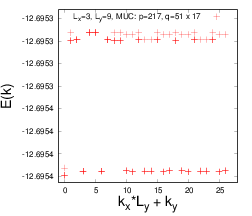

The gnuplot source for this figure:
set xrange [-1:28]
set yrange [-12.6954253153975:-12.6952721878526]
set xlabel "k_x*L_y + k_y" font "Helvetica,28"
set ylabel "E(k)" font "Helvetica,28"
#set size 1.0, 0.6
set terminal postscript eps size 3.5,3 enhanced colour "Helvetica" 16
set output "fermions_hofstadter_X_51_Y_17_q_217_n_9_x_3_y_9_u_10_gx_0_gy_0_ext.eps"
plot "fermions_hofstadter_X_51_Y_17_q_217_n_9_x_3_y_9_u_10_gx_0_gy_0_ext.dat" using ($1*9+$2):3 title "L_x=3, L_y=9, MUC: p=217, q=51 x 17" with points lc rgbcolor "red" lt 6 pt 1 ps 2
